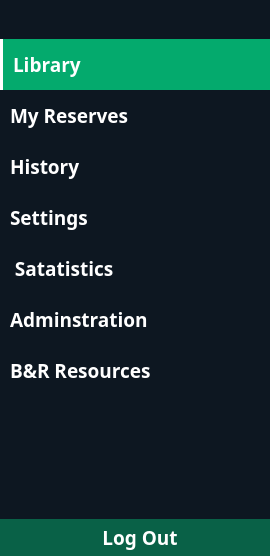
    <widget class="QGroupBox" name="SideMenu">
     <property name="minimumSize">
      <size>
       <width>270</width>
       <height>0</height>
      </size>
     </property>
     <property name="maximumSize">
      <size>
       <width>270</width>
       <height>16777215</height>
      </size>
     </property>
     <property name="palette">
      <palette>
       <active>
        <colorrole role="Button">
         <brush brushstyle="SolidPattern">
          <color alpha="255">
           <red>13</red>
           <green>23</green>
           <blue>33</blue>
          </color>
         </brush>
        </colorrole>
        <colorrole role="Text">
         <brush brushstyle="SolidPattern">
          <color alpha="255">
           <red>255</red>
           <green>255</green>
           <blue>255</blue>
          </color>
         </brush>
        </colorrole>
        <colorrole role="Base">
         <brush brushstyle="SolidPattern">
          <color alpha="255">
           <red>13</red>
           <green>23</green>
           <blue>33</blue>
          </color>
         </brush>
        </colorrole>
        <colorrole role="Window">
         <brush brushstyle="SolidPattern">
          <color alpha="255">
           <red>13</red>
           <green>23</green>
           <blue>33</blue>
          </color>
         </brush>
        </colorrole>
       </active>
       <inactive>
        <colorrole role="Button">
         <brush brushstyle="SolidPattern">
          <color alpha="255">
           <red>13</red>
           <green>23</green>
           <blue>33</blue>
          </color>
         </brush>
        </colorrole>
        <colorrole role="Text">
         <brush brushstyle="SolidPattern">
          <color alpha="255">
           <red>255</red>
           <green>255</green>
           <blue>255</blue>
          </color>
         </brush>
        </colorrole>
        <colorrole role="Base">
         <brush brushstyle="SolidPattern">
          <color alpha="255">
           <red>13</red>
           <green>23</green>
           <blue>33</blue>
          </color>
         </brush>
        </colorrole>
        <colorrole role="Window">
         <brush brushstyle="SolidPattern">
          <color alpha="255">
           <red>13</red>
           <green>23</green>
           <blue>33</blue>
          </color>
         </brush>
        </colorrole>
       </inactive>
       <disabled>
        <colorrole role="Button">
         <brush brushstyle="SolidPattern">
          <color alpha="255">
           <red>13</red>
           <green>23</green>
           <blue>33</blue>
          </color>
         </brush>
        </colorrole>
        <colorrole role="Base">
         <brush brushstyle="SolidPattern">
          <color alpha="255">
           <red>13</red>
           <green>23</green>
           <blue>33</blue>
          </color>
         </brush>
        </colorrole>
        <colorrole role="Window">
         <brush brushstyle="SolidPattern">
          <color alpha="255">
           <red>13</red>
           <green>23</green>
           <blue>33</blue>
          </color>
         </brush>
        </colorrole>
       </disabled>
      </palette>
     </property>
     <property name="styleSheet">
      <string notr="true">background-color: #0D1721;
border:0;
margin:0;</string>
     </property>
     <property name="title">
      <string/>
     </property>
     <layout class="QVBoxLayout" name="verticalLayout_2">
      <property name="leftMargin">
       <number>0</number>
      </property>
      <property name="topMargin">
       <number>0</number>
      </property>
      <property name="rightMargin">
       <number>0</number>
      </property>
      <property name="bottomMargin">
       <number>0</number>
      </property>
      <item>
       <layout class="QVBoxLayout" name="verticalLayout">
        <property name="spacing">
         <number>0</number>
        </property>
        <item alignment="Qt::AlignmentFlag::AlignHCenter">
         <widget class="QLabel" name="label">
          <property name="maximumSize">
           <size>
            <width>110</width>
            <height>110</height>
           </size>
          </property>
          <property name="styleSheet">
           <string notr="true">margin-top:5px;</string>
          </property>
          <property name="text">
           <string/>
          </property>
          <property name="pixmap">
           <pixmap resource="Resc.qrc">:/Pictures/White Library Logo.svg</pixmap>
          </property>
          <property name="scaledContents">
           <bool>true</bool>
          </property>
         </widget>
        </item>
        <item>
         <widget class="QListWidget" name="menu">
          <property name="minimumSize">
           <size>
            <width>0</width>
            <height>500</height>
           </size>
          </property>
          <property name="palette">
           <palette>
            <active>
             <colorrole role="WindowText">
              <brush brushstyle="SolidPattern">
               <color alpha="255">
                <red>0</red>
                <green>0</green>
                <blue>0</blue>
               </color>
              </brush>
             </colorrole>
             <colorrole role="Button">
              <brush brushstyle="SolidPattern">
               <color alpha="255">
                <red>13</red>
                <green>23</green>
                <blue>33</blue>
               </color>
              </brush>
             </colorrole>
             <colorrole role="Text">
              <brush brushstyle="SolidPattern">
               <color alpha="255">
                <red>0</red>
                <green>0</green>
                <blue>0</blue>
               </color>
              </brush>
             </colorrole>
             <colorrole role="ButtonText">
              <brush brushstyle="SolidPattern">
               <color alpha="255">
                <red>0</red>
                <green>0</green>
                <blue>0</blue>
               </color>
              </brush>
             </colorrole>
             <colorrole role="Base">
              <brush brushstyle="SolidPattern">
               <color alpha="255">
                <red>13</red>
                <green>23</green>
                <blue>33</blue>
               </color>
              </brush>
             </colorrole>
             <colorrole role="Window">
              <brush brushstyle="SolidPattern">
               <color alpha="255">
                <red>13</red>
                <green>23</green>
                <blue>33</blue>
               </color>
              </brush>
             </colorrole>
             <colorrole role="PlaceholderText">
              <brush brushstyle="SolidPattern">
               <color alpha="128">
                <red>0</red>
                <green>0</green>
                <blue>0</blue>
               </color>
              </brush>
             </colorrole>
            </active>
            <inactive>
             <colorrole role="WindowText">
              <brush brushstyle="SolidPattern">
               <color alpha="255">
                <red>0</red>
                <green>0</green>
                <blue>0</blue>
               </color>
              </brush>
             </colorrole>
             <colorrole role="Button">
              <brush brushstyle="SolidPattern">
               <color alpha="255">
                <red>13</red>
                <green>23</green>
                <blue>33</blue>
               </color>
              </brush>
             </colorrole>
             <colorrole role="Text">
              <brush brushstyle="SolidPattern">
               <color alpha="255">
                <red>0</red>
                <green>0</green>
                <blue>0</blue>
               </color>
              </brush>
             </colorrole>
             <colorrole role="ButtonText">
              <brush brushstyle="SolidPattern">
               <color alpha="255">
                <red>0</red>
                <green>0</green>
                <blue>0</blue>
               </color>
              </brush>
             </colorrole>
             <colorrole role="Base">
              <brush brushstyle="SolidPattern">
               <color alpha="255">
                <red>13</red>
                <green>23</green>
                <blue>33</blue>
               </color>
              </brush>
             </colorrole>
             <colorrole role="Window">
              <brush brushstyle="SolidPattern">
               <color alpha="255">
                <red>13</red>
                <green>23</green>
                <blue>33</blue>
               </color>
              </brush>
             </colorrole>
             <colorrole role="PlaceholderText">
              <brush brushstyle="SolidPattern">
               <color alpha="128">
                <red>0</red>
                <green>0</green>
                <blue>0</blue>
               </color>
              </brush>
             </colorrole>
            </inactive>
            <disabled>
             <colorrole role="WindowText">
              <brush brushstyle="SolidPattern">
               <color alpha="255">
                <red>0</red>
                <green>0</green>
                <blue>0</blue>
               </color>
              </brush>
             </colorrole>
             <colorrole role="Button">
              <brush brushstyle="SolidPattern">
               <color alpha="255">
                <red>13</red>
                <green>23</green>
                <blue>33</blue>
               </color>
              </brush>
             </colorrole>
             <colorrole role="Text">
              <brush brushstyle="SolidPattern">
               <color alpha="255">
                <red>0</red>
                <green>0</green>
                <blue>0</blue>
               </color>
              </brush>
             </colorrole>
             <colorrole role="ButtonText">
              <brush brushstyle="SolidPattern">
               <color alpha="255">
                <red>0</red>
                <green>0</green>
                <blue>0</blue>
               </color>
              </brush>
             </colorrole>
             <colorrole role="Base">
              <brush brushstyle="SolidPattern">
               <color alpha="255">
                <red>13</red>
                <green>23</green>
                <blue>33</blue>
               </color>
              </brush>
             </colorrole>
             <colorrole role="Window">
              <brush brushstyle="SolidPattern">
               <color alpha="255">
                <red>13</red>
                <green>23</green>
                <blue>33</blue>
               </color>
              </brush>
             </colorrole>
             <colorrole role="PlaceholderText">
              <brush brushstyle="SolidPattern">
               <color alpha="128">
                <red>0</red>
                <green>0</green>
                <blue>0</blue>
               </color>
              </brush>
             </colorrole>
            </disabled>
           </palette>
          </property>
          <property name="font">
           <font>
            <family>Montserrat</family>
            <pointsize>1</pointsize>
           </font>
          </property>
          <property name="cursor" stdset="0">
           <cursorShape>PointingHandCursor</cursorShape>
          </property>
          <property name="styleSheet">
           <string notr="true">QListWidget{
margin-top:20px;
outline:0;
}
QListWidget::item {
background-color:#0D1721;
padding: 12px 0px 12px 7px;
color: white;
}
QListWidget::item:selected{
background-color:#04AA6D;
border-left:3px solid white;
}
QListWidget::Item:hover{
background-color:black;
}</string>
          </property>
          <property name="frameShape">
           <enum>QFrame::Shape::StyledPanel</enum>
          </property>
          <property name="horizontalScrollBarPolicy">
           <enum>Qt::ScrollBarPolicy::ScrollBarAsNeeded</enum>
          </property>
          <property name="autoScrollMargin">
           <number>0</number>
          </property>
          <property name="selectionBehavior">
           <enum>QAbstractItemView::SelectionBehavior::SelectRows</enum>
          </property>
          <property name="iconSize">
           <size>
            <width>30</width>
            <height>30</height>
           </size>
          </property>
          <property name="textElideMode">
           <enum>Qt::TextElideMode::ElideMiddle</enum>
          </property>
          <property name="movement">
           <enum>QListView::Movement::Static</enum>
          </property>
          <property name="spacing">
           <number>0</number>
          </property>
          <property name="viewMode">
           <enum>QListView::ViewMode::ListMode</enum>
          </property>
          <property name="modelColumn">
           <number>0</number>
          </property>
          <property name="wordWrap">
           <bool>false</bool>
          </property>
          <property name="selectionRectVisible">
           <bool>false</bool>
          </property>
          <property name="itemAlignment">
           <set>Qt::AlignmentFlag::AlignVCenter</set>
          </property>
          <property name="currentRow">
           <number>0</number>
          </property>
          <property name="sortingEnabled">
           <bool>false</bool>
          </property>
          <item>
           <property name="text">
            <string notr="true">Library</string>
           </property>
           <property name="font">
            <font>
             <family>Montserrat</family>
             <pointsize>14</pointsize>
             <bold>true</bold>
            </font>
           </property>
           <property name="background">
            <brush brushstyle="NoBrush">
             <color alpha="255">
              <red>255</red>
              <green>255</green>
              <blue>255</blue>
             </color>
            </brush>
           </property>
           <property name="foreground">
            <brush brushstyle="NoBrush">
             <color alpha="255">
              <red>255</red>
              <green>255</green>
              <blue>255</blue>
             </color>
            </brush>
           </property>
           <property name="icon">
            <iconset resource="Resc.qrc">
             <normaloff>:/Icons/White Library icon.ico</normaloff>
             <selectedoff>:/Icons/White Library icon.ico</selectedoff>:/Icons/White Library icon.ico</iconset>
           </property>
          </item>
          <item>
           <property name="text">
            <string>My Reserves</string>
           </property>
           <property name="font">
            <font>
             <family>Montserrat</family>
             <pointsize>14</pointsize>
             <bold>true</bold>
            </font>
           </property>
           <property name="foreground">
            <brush brushstyle="NoBrush">
             <color alpha="255">
              <red>255</red>
              <green>255</green>
              <blue>255</blue>
             </color>
            </brush>
           </property>
           <property name="icon">
            <iconset resource="Resc.qrc">
             <normaloff>:/Icons/writing-50 (1).ico</normaloff>
             <selectedoff>:/Icons/writing-50 (1).ico</selectedoff>:/Icons/writing-50 (1).ico</iconset>
           </property>
          </item>
          <item>
           <property name="text">
            <string>History</string>
           </property>
           <property name="font">
            <font>
             <family>Montserrat</family>
             <pointsize>14</pointsize>
             <bold>true</bold>
            </font>
           </property>
           <property name="background">
            <brush brushstyle="NoBrush">
             <color alpha="255">
              <red>255</red>
              <green>255</green>
              <blue>255</blue>
             </color>
            </brush>
           </property>
           <property name="foreground">
            <brush brushstyle="NoBrush">
             <color alpha="255">
              <red>255</red>
              <green>255</green>
              <blue>255</blue>
             </color>
            </brush>
           </property>
           <property name="icon">
            <iconset resource="Resc.qrc">
             <normaloff>:/Icons/white history.ico</normaloff>
             <selectedoff>:/Icons/white history.ico</selectedoff>:/Icons/white history.ico</iconset>
           </property>
          </item>
          <item>
           <property name="text">
            <string>Settings</string>
           </property>
           <property name="font">
            <font>
             <family>Montserrat</family>
             <pointsize>14</pointsize>
             <bold>true</bold>
            </font>
           </property>
           <property name="background">
            <brush brushstyle="NoBrush">
             <color alpha="255">
              <red>255</red>
              <green>255</green>
              <blue>255</blue>
             </color>
            </brush>
           </property>
           <property name="foreground">
            <brush brushstyle="NoBrush">
             <color alpha="255">
              <red>255</red>
              <green>255</green>
              <blue>255</blue>
             </color>
            </brush>
           </property>
           <property name="icon">
            <iconset resource="Resc.qrc">
             <normaloff>:/Icons/settings-50.ico</normaloff>
             <selectedoff>:/Icons/settings-50.ico</selectedoff>:/Icons/settings-50.ico</iconset>
           </property>
          </item>
          <item>
           <property name="text">
            <string> Satatistics</string>
           </property>
           <property name="font">
            <font>
             <family>Montserrat</family>
             <pointsize>14</pointsize>
             <bold>true</bold>
            </font>
           </property>
           <property name="background">
            <brush brushstyle="NoBrush">
             <color alpha="255">
              <red>255</red>
              <green>255</green>
              <blue>255</blue>
             </color>
            </brush>
           </property>
           <property name="foreground">
            <brush brushstyle="NoBrush">
             <color alpha="255">
              <red>255</red>
              <green>255</green>
              <blue>255</blue>
             </color>
            </brush>
           </property>
           <property name="icon">
            <iconset resource="Resc.qrc">
             <normaloff>:/Icons/white statistics.ico</normaloff>
             <selectedoff>:/Icons/white statistics.ico</selectedoff>:/Icons/white statistics.ico</iconset>
           </property>
          </item>
          <item>
           <property name="text">
            <string>Adminstration</string>
           </property>
           <property name="font">
            <font>
             <family>Montserrat</family>
             <pointsize>14</pointsize>
             <bold>true</bold>
            </font>
           </property>
           <property name="background">
            <brush brushstyle="NoBrush">
             <color alpha="255">
              <red>255</red>
              <green>255</green>
              <blue>255</blue>
             </color>
            </brush>
           </property>
           <property name="foreground">
            <brush brushstyle="NoBrush">
             <color alpha="255">
              <red>255</red>
              <green>255</green>
              <blue>255</blue>
             </color>
            </brush>
           </property>
           <property name="icon">
            <iconset resource="Resc.qrc">
             <normaloff>:/Icons/White Admin.ico</normaloff>
             <selectedoff>:/Icons/White Admin.ico</selectedoff>:/Icons/White Admin.ico</iconset>
           </property>
          </item>
          <item>
           <property name="text">
            <string>B&amp;R Resources</string>
           </property>
           <property name="font">
            <font>
             <family>Montserrat</family>
             <pointsize>14</pointsize>
             <bold>true</bold>
            </font>
           </property>
           <property name="background">
            <brush brushstyle="NoBrush">
             <color alpha="255">
              <red>255</red>
              <green>255</green>
              <blue>255</blue>
             </color>
            </brush>
           </property>
           <property name="foreground">
            <brush brushstyle="NoBrush">
             <color alpha="255">
              <red>255</red>
              <green>255</green>
              <blue>255</blue>
             </color>
            </brush>
           </property>
           <property name="icon">
            <iconset resource="Resc.qrc">
             <normaloff>:/Icons/B&amp;R.ico</normaloff>
             <selectedoff>:/Icons/icons8-book-50.ico</selectedoff>:/Icons/B&amp;R.ico</iconset>
           </property>
          </item>
         </widget>
        </item>
        <item>
         <widget class="QPushButton" name="LogOut">
          <property name="font">
           <font>
            <family>Montserrat</family>
            <pointsize>14</pointsize>
            <bold>true</bold>
           </font>
          </property>
          <property name="cursor">
           <cursorShape>PointingHandCursor</cursorShape>
          </property>
          <property name="styleSheet">
           <string notr="true">QPushButton{
padding:5px;
color: white;
	background-color:#096147;
}
QPushButton::hover{
background-color: #059862;
}</string>
          </property>
          <property name="text">
           <string>  Log Out</string>
          </property>
          <property name="icon">
           <iconset theme="QIcon::ThemeIcon::SystemLogOut"/>
          </property>
          <property name="iconSize">
           <size>
            <width>30</width>
            <height>30</height>
           </size>
          </property>
         </widget>
        </item>
       </layout>
      </item>
     </layout>
    </widget>
